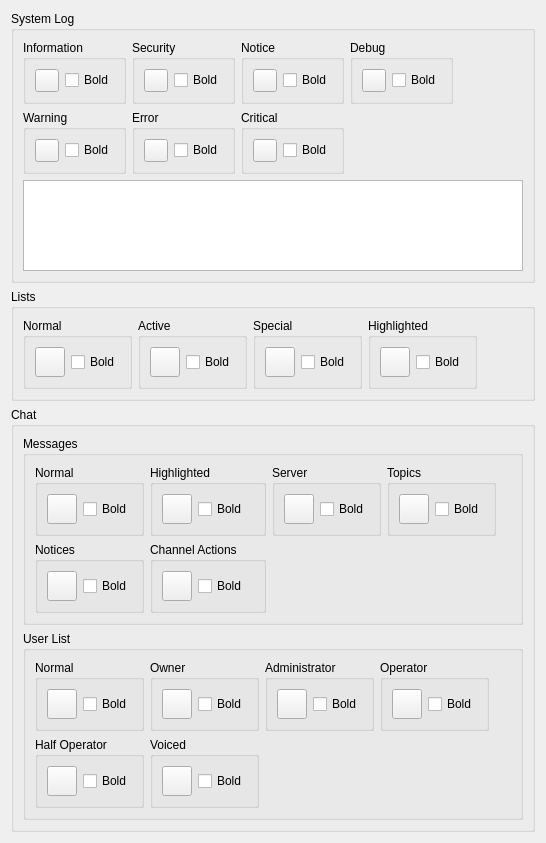
            <widget class="QWidget" name="scrollAreaWidgetContents_3">
             <property name="geometry">
              <rect>
               <x>0</x>
               <y>-546</y>
               <width>546</width>
               <height>843</height>
              </rect>
             </property>
             <layout class="QGridLayout" name="gridLayout_5">
              <item row="0" column="0" colspan="2">
               <widget class="QGroupBox" name="groupBoxSystemLog">
                <property name="title">
                 <string>System Log</string>
                </property>
                <layout class="QGridLayout" name="gridLayout_6">
                 <item row="0" column="0">
                  <widget class="QGroupBox" name="groupBox">
                   <property name="title">
                    <string>Information</string>
                   </property>
                   <layout class="QHBoxLayout" name="horizontalLayout_2">
                    <item>
                     <widget class="QToolButton" name="toolButtonColorInformation">
                      <property name="text">
                       <string/>
                      </property>
                     </widget>
                    </item>
                    <item>
                     <widget class="QCheckBox" name="checkBoxInformationBold">
                      <property name="text">
                       <string>Bold</string>
                      </property>
                     </widget>
                    </item>
                   </layout>
                  </widget>
                 </item>
                 <item row="0" column="1">
                  <widget class="QGroupBox" name="groupBox_2">
                   <property name="title">
                    <string>Security</string>
                   </property>
                   <layout class="QHBoxLayout" name="horizontalLayout_3">
                    <item>
                     <widget class="QToolButton" name="toolButtonColorSecurity">
                      <property name="text">
                       <string/>
                      </property>
                     </widget>
                    </item>
                    <item>
                     <widget class="QCheckBox" name="checkBoxSecurityBold">
                      <property name="text">
                       <string>Bold</string>
                      </property>
                     </widget>
                    </item>
                   </layout>
                  </widget>
                 </item>
                 <item row="0" column="2">
                  <widget class="QGroupBox" name="groupBox_3">
                   <property name="title">
                    <string>Notice</string>
                   </property>
                   <layout class="QHBoxLayout" name="horizontalLayout_4">
                    <item>
                     <widget class="QToolButton" name="toolButtonColorNotice">
                      <property name="text">
                       <string/>
                      </property>
                     </widget>
                    </item>
                    <item>
                     <widget class="QCheckBox" name="checkBoxNoticeBold">
                      <property name="text">
                       <string>Bold</string>
                      </property>
                     </widget>
                    </item>
                   </layout>
                  </widget>
                 </item>
                 <item row="1" column="0">
                  <widget class="QGroupBox" name="groupBox_5">
                   <property name="title">
                    <string>Warning</string>
                   </property>
                   <layout class="QHBoxLayout" name="horizontalLayout_6">
                    <item>
                     <widget class="QToolButton" name="toolButtonColorWarning">
                      <property name="text">
                       <string/>
                      </property>
                     </widget>
                    </item>
                    <item>
                     <widget class="QCheckBox" name="checkBoxWarningBold">
                      <property name="text">
                       <string>Bold</string>
                      </property>
                     </widget>
                    </item>
                   </layout>
                  </widget>
                 </item>
                 <item row="1" column="1">
                  <widget class="QGroupBox" name="groupBox_6">
                   <property name="title">
                    <string>Error</string>
                   </property>
                   <layout class="QHBoxLayout" name="horizontalLayout_7">
                    <item>
                     <widget class="QToolButton" name="toolButtonColorError">
                      <property name="text">
                       <string/>
                      </property>
                     </widget>
                    </item>
                    <item>
                     <widget class="QCheckBox" name="checkBoxErrorBold">
                      <property name="text">
                       <string>Bold</string>
                      </property>
                     </widget>
                    </item>
                   </layout>
                  </widget>
                 </item>
                 <item row="1" column="2">
                  <widget class="QGroupBox" name="groupBox_7">
                   <property name="title">
                    <string>Critical</string>
                   </property>
                   <layout class="QHBoxLayout" name="horizontalLayout_8">
                    <item>
                     <widget class="QToolButton" name="toolButtonColorCritical">
                      <property name="text">
                       <string/>
                      </property>
                     </widget>
                    </item>
                    <item>
                     <widget class="QCheckBox" name="checkBoxCriticalBold">
                      <property name="text">
                       <string>Bold</string>
                      </property>
                     </widget>
                    </item>
                   </layout>
                  </widget>
                 </item>
                 <item row="0" column="3">
                  <widget class="QGroupBox" name="groupBox_4">
                   <property name="title">
                    <string>Debug</string>
                   </property>
                   <layout class="QHBoxLayout" name="horizontalLayout_5">
                    <item>
                     <widget class="QToolButton" name="toolButtonColorDebug">
                      <property name="text">
                       <string/>
                      </property>
                     </widget>
                    </item>
                    <item>
                     <widget class="QCheckBox" name="checkBoxDebugBold">
                      <property name="text">
                       <string>Bold</string>
                      </property>
                     </widget>
                    </item>
                   </layout>
                  </widget>
                 </item>
                 <item row="0" column="4">
                  <spacer name="horizontalSpacer">
                   <property name="orientation">
                    <enum>Qt::Horizontal</enum>
                   </property>
                   <property name="sizeHint" stdset="0">
                    <size>
                     <width>40</width>
                     <height>20</height>
                    </size>
                   </property>
                  </spacer>
                 </item>
                 <item row="2" column="0" colspan="5">
                  <widget class="QTextEdit" name="textEditLogPreview">
                   <property name="readOnly">
                    <bool>true</bool>
                   </property>
                  </widget>
                 </item>
                </layout>
               </widget>
              </item>
              <item row="2" column="0">
               <spacer name="verticalSpacer">
                <property name="orientation">
                 <enum>Qt::Vertical</enum>
                </property>
                <property name="sizeHint" stdset="0">
                 <size>
                  <width>20</width>
                  <height>40</height>
                 </size>
                </property>
               </spacer>
              </item>
              <item row="3" column="0" colspan="2">
               <widget class="QGroupBox" name="groupBox_9">
                <property name="title">
                 <string>Lists</string>
                </property>
                <layout class="QHBoxLayout" name="horizontalLayout_12">
                 <item>
                  <widget class="QGroupBox" name="groupBox_12">
                   <property name="title">
                    <string>Normal</string>
                   </property>
                   <layout class="QHBoxLayout" name="horizontalLayout_13">
                    <item>
                     <widget class="QToolButton" name="toolButtonColorListsNormal">
                      <property name="minimumSize">
                       <size>
                        <width>30</width>
                        <height>30</height>
                       </size>
                      </property>
                      <property name="maximumSize">
                       <size>
                        <width>30</width>
                        <height>30</height>
                       </size>
                      </property>
                      <property name="text">
                       <string/>
                      </property>
                     </widget>
                    </item>
                    <item>
                     <widget class="QCheckBox" name="checkBoxBoldListsNormal">
                      <property name="text">
                       <string>Bold</string>
                      </property>
                     </widget>
                    </item>
                   </layout>
                  </widget>
                 </item>
                 <item>
                  <widget class="QGroupBox" name="groupBox_11">
                   <property name="title">
                    <string>Active</string>
                   </property>
                   <layout class="QHBoxLayout" name="horizontalLayout_11">
                    <item>
                     <widget class="QToolButton" name="toolButtonColorListsActive">
                      <property name="minimumSize">
                       <size>
                        <width>30</width>
                        <height>30</height>
                       </size>
                      </property>
                      <property name="maximumSize">
                       <size>
                        <width>30</width>
                        <height>30</height>
                       </size>
                      </property>
                      <property name="text">
                       <string/>
                      </property>
                     </widget>
                    </item>
                    <item>
                     <widget class="QCheckBox" name="checkBoxBoldListsActive">
                      <property name="text">
                       <string>Bold</string>
                      </property>
                     </widget>
                    </item>
                   </layout>
                  </widget>
                 </item>
                 <item>
                  <widget class="QGroupBox" name="groupBox_13">
                   <property name="title">
                    <string>Special</string>
                   </property>
                   <layout class="QHBoxLayout" name="horizontalLayout_9">
                    <item>
                     <widget class="QToolButton" name="toolButtonColorListsSpecial">
                      <property name="minimumSize">
                       <size>
                        <width>30</width>
                        <height>30</height>
                       </size>
                      </property>
                      <property name="maximumSize">
                       <size>
                        <width>30</width>
                        <height>30</height>
                       </size>
                      </property>
                      <property name="text">
                       <string/>
                      </property>
                     </widget>
                    </item>
                    <item>
                     <widget class="QCheckBox" name="checkBoxBoldListsSpecial">
                      <property name="text">
                       <string>Bold</string>
                      </property>
                     </widget>
                    </item>
                   </layout>
                  </widget>
                 </item>
                 <item>
                  <widget class="QGroupBox" name="groupBox_8">
                   <property name="title">
                    <string>Highlighted</string>
                   </property>
                   <layout class="QHBoxLayout" name="horizontalLayout_10">
                    <item>
                     <widget class="QToolButton" name="toolButtonColorListsHighlighted">
                      <property name="minimumSize">
                       <size>
                        <width>30</width>
                        <height>30</height>
                       </size>
                      </property>
                      <property name="maximumSize">
                       <size>
                        <width>30</width>
                        <height>30</height>
                       </size>
                      </property>
                      <property name="text">
                       <string/>
                      </property>
                     </widget>
                    </item>
                    <item>
                     <widget class="QCheckBox" name="checkBoxBoldListsHighlighted">
                      <property name="text">
                       <string>Bold</string>
                      </property>
                     </widget>
                    </item>
                   </layout>
                  </widget>
                 </item>
                 <item>
                  <spacer name="horizontalSpacer_2">
                   <property name="orientation">
                    <enum>Qt::Horizontal</enum>
                   </property>
                   <property name="sizeHint" stdset="0">
                    <size>
                     <width>40</width>
                     <height>20</height>
                    </size>
                   </property>
                  </spacer>
                 </item>
                </layout>
               </widget>
              </item>
              <item row="4" column="0" colspan="2">
               <widget class="QGroupBox" name="groupBox_10">
                <property name="title">
                 <string>Chat</string>
                </property>
                <layout class="QGridLayout" name="gridLayout_8">
                 <item row="0" column="0">
                  <widget class="QGroupBox" name="groupBox_15">
                   <property name="title">
                    <string>Messages</string>
                   </property>
                   <layout class="QGridLayout" name="gridLayout_7">
                    <item row="1" column="0">
                     <widget class="QGroupBox" name="groupBox_14">
                      <property name="title">
                       <string>Normal</string>
                      </property>
                      <layout class="QHBoxLayout" name="horizontalLayout_14">
                       <item>
                        <widget class="QToolButton" name="toolButtonColorListsNormal_2">
                         <property name="minimumSize">
                          <size>
                           <width>30</width>
                           <height>30</height>
                          </size>
                         </property>
                         <property name="maximumSize">
                          <size>
                           <width>30</width>
                           <height>30</height>
                          </size>
                         </property>
                         <property name="text">
                          <string/>
                         </property>
                        </widget>
                       </item>
                       <item>
                        <widget class="QCheckBox" name="checkBoxBoldListsNormal_2">
                         <property name="text">
                          <string>Bold</string>
                         </property>
                        </widget>
                       </item>
                      </layout>
                     </widget>
                    </item>
                    <item row="1" column="2">
                     <widget class="QGroupBox" name="groupBox_19">
                      <property name="title">
                       <string>Server</string>
                      </property>
                      <layout class="QHBoxLayout" name="horizontalLayout_16">
                       <item>
                        <widget class="QToolButton" name="toolButtonColorListsNormal_4">
                         <property name="minimumSize">
                          <size>
                           <width>30</width>
                           <height>30</height>
                          </size>
                         </property>
                         <property name="maximumSize">
                          <size>
                           <width>30</width>
                           <height>30</height>
                          </size>
                         </property>
                         <property name="text">
                          <string/>
                         </property>
                        </widget>
                       </item>
                       <item>
                        <widget class="QCheckBox" name="checkBoxBoldListsNormal_4">
                         <property name="text">
                          <string>Bold</string>
                         </property>
                        </widget>
                       </item>
                      </layout>
                     </widget>
                    </item>
                    <item row="1" column="3">
                     <widget class="QGroupBox" name="groupBox_20">
                      <property name="title">
                       <string>Topics</string>
                      </property>
                      <layout class="QHBoxLayout" name="horizontalLayout_17">
                       <item>
                        <widget class="QToolButton" name="toolButtonColorListsNormal_5">
                         <property name="minimumSize">
                          <size>
                           <width>30</width>
                           <height>30</height>
                          </size>
                         </property>
                         <property name="maximumSize">
                          <size>
                           <width>30</width>
                           <height>30</height>
                          </size>
                         </property>
                         <property name="text">
                          <string/>
                         </property>
                        </widget>
                       </item>
                       <item>
                        <widget class="QCheckBox" name="checkBoxBoldListsNormal_5">
                         <property name="text">
                          <string>Bold</string>
                         </property>
                        </widget>
                       </item>
                      </layout>
                     </widget>
                    </item>
                    <item row="1" column="5">
                     <spacer name="horizontalSpacer_3">
                      <property name="orientation">
                       <enum>Qt::Horizontal</enum>
                      </property>
                      <property name="sizeHint" stdset="0">
                       <size>
                        <width>40</width>
                        <height>20</height>
                       </size>
                      </property>
                     </spacer>
                    </item>
                    <item row="2" column="0">
                     <widget class="QGroupBox" name="groupBox_22">
                      <property name="title">
                       <string>Notices</string>
                      </property>
                      <layout class="QHBoxLayout" name="horizontalLayout_19">
                       <item>
                        <widget class="QToolButton" name="toolButtonColorListsNormal_7">
                         <property name="minimumSize">
                          <size>
                           <width>30</width>
                           <height>30</height>
                          </size>
                         </property>
                         <property name="maximumSize">
                          <size>
                           <width>30</width>
                           <height>30</height>
                          </size>
                         </property>
                         <property name="text">
                          <string/>
                         </property>
                        </widget>
                       </item>
                       <item>
                        <widget class="QCheckBox" name="checkBoxBoldListsNormal_7">
                         <property name="text">
                          <string>Bold</string>
                         </property>
                        </widget>
                       </item>
                      </layout>
                     </widget>
                    </item>
                    <item row="1" column="1">
                     <widget class="QGroupBox" name="groupBox_24">
                      <property name="title">
                       <string>Highlighted</string>
                      </property>
                      <layout class="QHBoxLayout" name="horizontalLayout_20">
                       <item>
                        <widget class="QToolButton" name="toolButtonColorListsNormal_8">
                         <property name="minimumSize">
                          <size>
                           <width>30</width>
                           <height>30</height>
                          </size>
                         </property>
                         <property name="maximumSize">
                          <size>
                           <width>30</width>
                           <height>30</height>
                          </size>
                         </property>
                         <property name="text">
                          <string/>
                         </property>
                        </widget>
                       </item>
                       <item>
                        <widget class="QCheckBox" name="checkBoxBoldListsNormal_8">
                         <property name="text">
                          <string>Bold</string>
                         </property>
                        </widget>
                       </item>
                      </layout>
                     </widget>
                    </item>
                    <item row="2" column="1">
                     <widget class="QGroupBox" name="groupBox_21">
                      <property name="title">
                       <string>Channel Actions</string>
                      </property>
                      <layout class="QHBoxLayout" name="horizontalLayout_18">
                       <item>
                        <widget class="QToolButton" name="toolButtonColorListsNormal_6">
                         <property name="minimumSize">
                          <size>
                           <width>30</width>
                           <height>30</height>
                          </size>
                         </property>
                         <property name="maximumSize">
                          <size>
                           <width>30</width>
                           <height>30</height>
                          </size>
                         </property>
                         <property name="text">
                          <string/>
                         </property>
                        </widget>
                       </item>
                       <item>
                        <widget class="QCheckBox" name="checkBoxBoldListsNormal_6">
                         <property name="text">
                          <string>Bold</string>
                         </property>
                        </widget>
                       </item>
                      </layout>
                     </widget>
                    </item>
                   </layout>
                  </widget>
                 </item>
                 <item row="1" column="0">
                  <widget class="QGroupBox" name="groupBox_16">
                   <property name="title">
                    <string>User List</string>
                   </property>
                   <layout class="QGridLayout" name="gridLayout_2">
                    <item row="0" column="0">
                     <widget class="QGroupBox" name="groupBox_17">
                      <property name="title">
                       <string>Normal</string>
                      </property>
                      <layout class="QHBoxLayout" name="horizontalLayout_15">
                       <item>
                        <widget class="QToolButton" name="toolButtonColorListsNormal_3">
                         <property name="minimumSize">
                          <size>
                           <width>30</width>
                           <height>30</height>
                          </size>
                         </property>
                         <property name="maximumSize">
                          <size>
                           <width>30</width>
                           <height>30</height>
                          </size>
                         </property>
                         <property name="text">
                          <string/>
                         </property>
                        </widget>
                       </item>
                       <item>
                        <widget class="QCheckBox" name="checkBoxBoldListsNormal_3">
                         <property name="text">
                          <string>Bold</string>
                         </property>
                        </widget>
                       </item>
                      </layout>
                     </widget>
                    </item>
                    <item row="0" column="1">
                     <widget class="QGroupBox" name="groupBox_18">
                      <property name="title">
                       <string>Owner</string>
                      </property>
                      <layout class="QHBoxLayout" name="horizontalLayout_22">
                       <item>
                        <widget class="QToolButton" name="toolButtonColorListsNormal_10">
                         <property name="minimumSize">
                          <size>
                           <width>30</width>
                           <height>30</height>
                          </size>
                         </property>
                         <property name="maximumSize">
                          <size>
                           <width>30</width>
                           <height>30</height>
                          </size>
                         </property>
                         <property name="text">
                          <string/>
                         </property>
                        </widget>
                       </item>
                       <item>
                        <widget class="QCheckBox" name="checkBoxBoldListsNormal_10">
                         <property name="text">
                          <string>Bold</string>
                         </property>
                        </widget>
                       </item>
                      </layout>
                     </widget>
                    </item>
                    <item row="0" column="2">
                     <widget class="QGroupBox" name="groupBox_23">
                      <property name="title">
                       <string>Administrator</string>
                      </property>
                      <layout class="QHBoxLayout" name="horizontalLayout_23">
                       <item>
                        <widget class="QToolButton" name="toolButtonColorListsNormal_11">
                         <property name="minimumSize">
                          <size>
                           <width>30</width>
                           <height>30</height>
                          </size>
                         </property>
                         <property name="maximumSize">
                          <size>
                           <width>30</width>
                           <height>30</height>
                          </size>
                         </property>
                         <property name="text">
                          <string/>
                         </property>
                        </widget>
                       </item>
                       <item>
                        <widget class="QCheckBox" name="checkBoxBoldListsNormal_11">
                         <property name="text">
                          <string>Bold</string>
                         </property>
                        </widget>
                       </item>
                      </layout>
                     </widget>
                    </item>
                    <item row="0" column="3">
                     <widget class="QGroupBox" name="groupBox_25">
                      <property name="title">
                       <string>Operator</string>
                      </property>
                      <layout class="QHBoxLayout" name="horizontalLayout_24">
                       <item>
                        <widget class="QToolButton" name="toolButtonColorListsNormal_12">
                         <property name="minimumSize">
                          <size>
                           <width>30</width>
                           <height>30</height>
                          </size>
                         </property>
                         <property name="maximumSize">
                          <size>
                           <width>30</width>
                           <height>30</height>
                          </size>
                         </property>
                         <property name="text">
                          <string/>
                         </property>
                        </widget>
                       </item>
                       <item>
                        <widget class="QCheckBox" name="checkBoxBoldListsNormal_12">
                         <property name="text">
                          <string>Bold</string>
                         </property>
                        </widget>
                       </item>
                      </layout>
                     </widget>
                    </item>
                    <item row="0" column="4">
                     <spacer name="horizontalSpacer_4">
                      <property name="orientation">
                       <enum>Qt::Horizontal</enum>
                      </property>
                      <property name="sizeHint" stdset="0">
                       <size>
                        <width>40</width>
                        <height>20</height>
                       </size>
                      </property>
                     </spacer>
                    </item>
                    <item row="1" column="0">
                     <widget class="QGroupBox" name="groupBox_26">
                      <property name="title">
                       <string>Half Operator</string>
                      </property>
                      <layout class="QHBoxLayout" name="horizontalLayout_21">
                       <item>
                        <widget class="QToolButton" name="toolButtonColorListsNormal_9">
                         <property name="minimumSize">
                          <size>
                           <width>30</width>
                           <height>30</height>
                          </size>
                         </property>
                         <property name="maximumSize">
                          <size>
                           <width>30</width>
                           <height>30</height>
                          </size>
                         </property>
                         <property name="text">
                          <string/>
                         </property>
                        </widget>
                       </item>
                       <item>
                        <widget class="QCheckBox" name="checkBoxBoldListsNormal_9">
                         <property name="text">
                          <string>Bold</string>
                         </property>
                        </widget>
                       </item>
                      </layout>
                     </widget>
                    </item>
                    <item row="1" column="1">
                     <widget class="QGroupBox" name="groupBox_27">
                      <property name="title">
                       <string>Voiced</string>
                      </property>
                      <layout class="QHBoxLayout" name="horizontalLayout_25">
                       <item>
                        <widget class="QToolButton" name="toolButtonColorListsNormal_13">
                         <property name="minimumSize">
                          <size>
                           <width>30</width>
                           <height>30</height>
                          </size>
                         </property>
                         <property name="maximumSize">
                          <size>
                           <width>30</width>
                           <height>30</height>
                          </size>
                         </property>
                         <property name="text">
                          <string/>
                         </property>
                        </widget>
                       </item>
                       <item>
                        <widget class="QCheckBox" name="checkBoxBoldListsNormal_13">
                         <property name="text">
                          <string>Bold</string>
                         </property>
                        </widget>
                       </item>
                      </layout>
                     </widget>
                    </item>
                   </layout>
                  </widget>
                 </item>
                </layout>
               </widget>
              </item>
             </layout>
            </widget>
